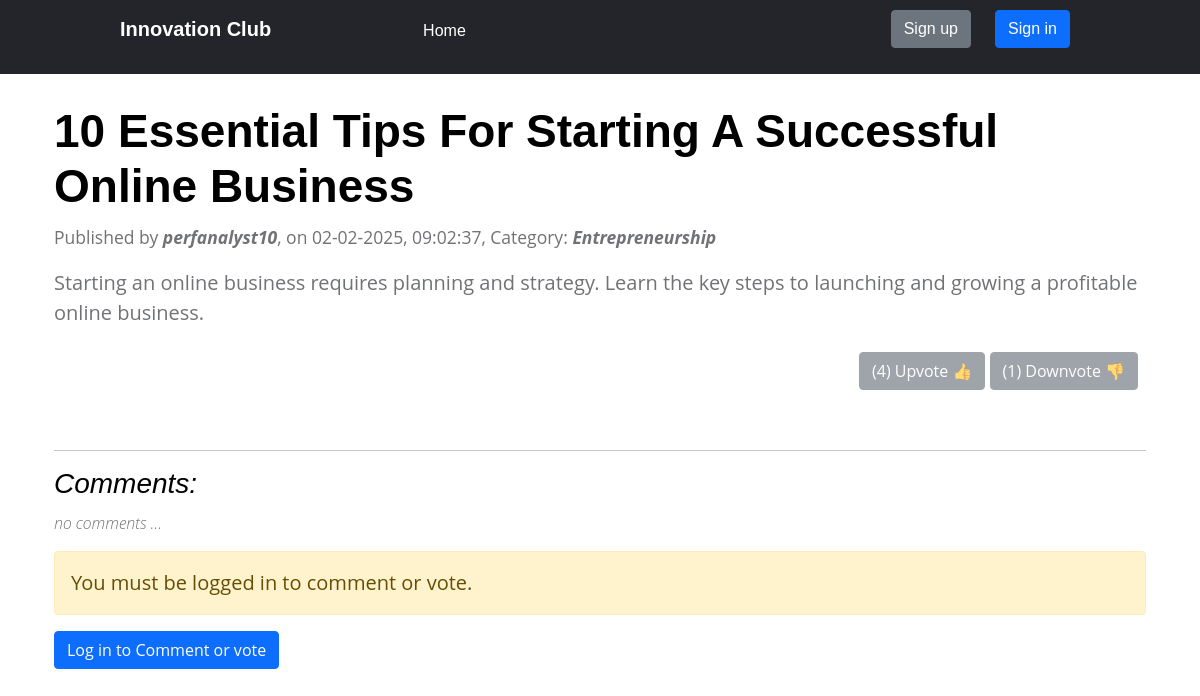
/blog/detail/22/, run on the app's committed database.
### blog/models.py (models this page shows, shortened)
class Post(models.Model):
    author = models.ForeignKey(User,on_delete=models.CASCADE)
    title = models.TextField()
    category = models.CharField(max_length=120)
    image = models.ImageField(upload_to='posts',blank=True,null=True)
    content = models.TextField()
    created_date = models.DateTimeField(default=timezone.now)
    published_date = models.DateTimeField(blank=True,null=True)
    def total_upvotes(self):
        return self.votes.filter(vote=1).count()
    def total_downvotes(self):
        return self.votes.filter(vote=-1).count()

### blog/views.py (the view)
# urls.py: url(r'^detail/(?P<pk>\d+)/$',DetailPost.as_view(),name='detail'),
class DetailPost(DetailView):
    model = Post
    context_object_name = 'post'
    template_name = 'blog/post_detail.html'
    def get_context_data(self, **kwargs):
        context = super().get_context_data(**kwargs)
        user = self.request.user
        post = self.get_object()
        if user.is_authenticated:
            vote = Vote.objects.filter(post=post, author=user).first()
            context['user_vote'] = vote.vote if vote else None
        else:
            context['user_vote'] = None  # Not logged in
        context['total_upvotes'] = post.total_upvotes()
        context['total_downvotes'] = post.total_downvotes()
        context['comment_form'] = CommentForm()
        return context

### blog/templates/blog/post_detail.html (shortened to what this page needs)
{% extends 'blog/post_base.html' %}
    {% load static %}
    {% block content %}
        <div class="container-sm">
            <div>
                <h2>{{ post.title|title }}</h2>
                <p class="date"><small>Published by <em><strong>{{ post.author }}</strong></em>, on {{ post.published_date|date:'d-m-Y, h:m:s' }}, Category: <em><strong>{{ post.category }}</strong></em></small></p>
                <p class="content">{{ post.content|linebreaksbr }}</p>
            </div>
            <div class="d-flex bd-highlight mb-3">
                <div class="me-auto p-2 bd-highlight">
                </div>
                <div class="ms-auto p-2 bd-highlight">
                    {% if not post.published_date %}
                    {% else %}
                    {% if user.is_authenticated %}
                        <form action="{% url 'blog:vote_post' post.pk 1 %}" method="post" style="display: inline;">
                            {% csrf_token %}
                            <button class="btn btn-secondary" type="submit" {% if user_vote == 1 %} style="background-color: #198754;"{% endif %}>
                                ({{ total_upvotes }}) Upvote 👍
                            </button>
                            </form>
                            <form action="{% url 'blog:vote_post' post.pk -1 %}" method="post" style="display: inline;">
                            {% csrf_token %}
                            <button class="btn btn-secondary" type="submit" {% if user_vote == -1 %} style="background-color: #dc3545;"{% endif %}>
                                ({{ total_downvotes }}) Downvote 👎
                            </button>
                        </form>
                    {% else %}
                        <button class="btn btn-secondary" type="button" disabled>
                                ({{ total_upvotes }}) Upvote 👍
                        </button>
                        <button class="btn btn-secondary" type="button" disabled>
                                ({{ total_downvotes }}) Downvote 👎
                        </button>
                    {% endif %}
                    {% endif %}
            </div>
        </div>
        {% if not post.published_date %}
        {% else %}
        <div class="comments">
            <hr>
            <h4><i>Comments:</i></h4>
            {% for comment in post.comments.all %}
                <div class="containter">
                    <div class="author">
                        <img src="{% static 'images/user-icon.png' %}" alt="">
                        <div class="author-name">
                            <p class="name">{{ comment.author }}</p>
                            <small>{{ comment.created_date|date:'M d,Y, h:m:s' }}</small>
                        </div>
                    </div>
                        <p class="comment">{{ comment.comment|linebreaksbr }}</p>
                </div>
                {% empty %}
                <p class="no-cmnt"><i>no comments ...</i></p>
            {% endfor %}
            <div class="create">
                {% if user.is_authenticated %}
                    <form method="post" action="{% url 'blog:add_comment' post.pk %}">
                        {% csrf_token %}
                        {{ comment_form.as_p }}
                        <div class="d-grid gap-2">
                            <button class="btn btn-primary" type="submit">Submit your comment</button>
                        </div>
                    </form>
                {% else %}
                    <p class="alert alert-warning">You must be logged in to comment or vote.</p>
                    <a type='button' class="btn btn-primary" href="{% url 'log_in' %}">Log in to Comment or vote</a>
                {% endif %}
            </div>
        </div>
        {% endif %}
    {% endblock %}

### static/css/style.css (style rules this page uses)
* { box-sizing: border-box; padding: 0; margin: 0; }
body { font-family: 'Roboto', sans-serif; }

### static/css/comments.css (style rules this page uses)
.comments { padding-top: 20px; padding-bottom: 20px; }
.comments h4 { font-weight: 400; margin: 10px 0 10px 0; }
.comments .no-cmnt { font-size: 16px; font-weight: 300; }

### static/css/topic_listing.css (style rules this page uses)
:root { --white-color: #ffffff; --primary-color: #13547a; --secondary-color: #80d0c7; --section-bg-color: #f0f8ff; --custom-btn-bg-color: #80d0c7; --custom-btn-bg-hover-color: #13547a; --dark-color: #000000; --p-color: #717275; --border-color: #7fffd4; --link-hover-color: #13547a; --body-font-family: 'Open Sans', sans-serif; --title-font-family: 'Montserrat', sans-serif; --h1-font-size: 58px; --h2-font-size: 46px; --h3-font-size: 32px; --h4-font-size: 28px; --h5-font-size: 24px; --h6-font-size: 22px; --p-font-size: 20px; --menu-font-size: 14px; --btn-font-size: 18px; --copyright-font-size: 16px; --border-radius-large: 100px; --border-radius-medium: 20px; --border-radius-small: 10px; --font-weight-normal: 400; --font-weight-medium: 500; --font-weight-semibold: 600; --font-weight-bold: 700; }
body { background-color: var(--white-color); font-family: var(--body-font-family); }
h2, h3, h4, h5, h6 { color: var(--dark-color); }
h1, h2, h3, h4, h5, h6 { font-family: var(--title-font-family); font-weight: var(--font-weight-semibold); }
h2 { font-size: var(--h2-font-size); font-weight: var(--font-weight-bold); }
h4 { font-size: var(--h4-font-size); }
p { color: var(--p-color); font-size: var(--p-font-size); font-weight: var(--font-weight-normal); }
a, button { touch-action: manipulation; transition: all 0.3s; }
a { display: inline-block; color: var(--primary-color); text-decoration: none; }
b, strong { font-weight: var(--font-weight-bold); }

### data on the page
Post: title "10 Essential Tips For Starting A Successful Online Business", author "perfanalyst10", published_date "02-02-2025, 09:02:37", category "Entrepreneurship", content "Starting an online business requires planning and strategy. Learn the key steps to launching and growing a profitable online business."

### other printed values
{{ total_upvotes }} "4"
{{ total_downvotes }} "1"
